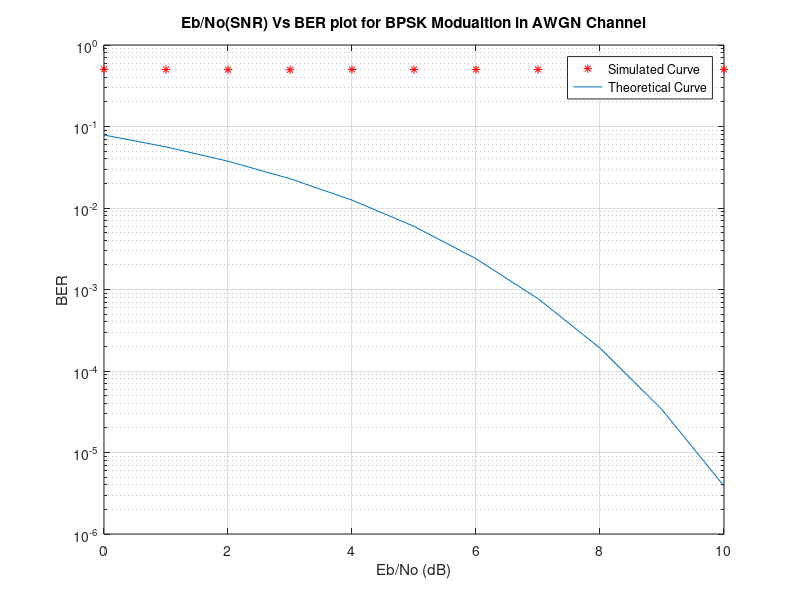

This figure's MATLAB source:
clc
clear all
close all
bit_count = 100000; %no. of random bits to be generated for a single shot of BER calculation
SNR = 0: 1: 10; %Range of SNR over which to simulate
for k = 1: 1: length(SNR)
    tote = 0; %total error bits
    totb = 0; %total bits
    while tote < 100 %until you get 100 errors
        rbits  = round(rand(1,bit_count)); %generate random bits
        tx = -2*(rbits-0.5); % BPSK Modulation: Directly to Bipolar NRZ
        N0 = 1/10^(SNR(k)/10); %noise level
        rx = tx + sqrt(N0/2)*(randn(1,length(tx))+i*randn(1,length(tx)));
        rx2 = rx < 0; % BPSK demodulator logic at the Receiver
        diff = rbits - rx2; % Calculate Bit Errors
        tote = tote + sum(abs(diff)); %total errors
        totb = totb + length(rbits); %total bits generated
    end
    BER(k) = tote / totb; % Calculate Bit Error Rate
end
semilogy(SNR,BER,'*r');
hold on;
xlabel('Eb/No (dB)');
ylabel('BER');
title('Eb/No(SNR) Vs BER plot for BPSK Modualtion in AWGN Channel');
thber = 0.5*erfc(sqrt(10.^(SNR/10))); % Theoretical BER
semilogy(SNR,thber);
grid on;
legend('Simulated Curve', 'Theoretical Curve');